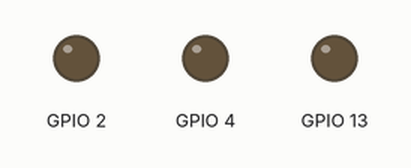
This sketch was run on a simulated ESP32. Shown: output pins drawn as LEDs (lit = HIGH). WiFi joins after 1.5 s; servers stay silent unless stated; what the sketch prints to the serial monitor is not drawn.

Above: at 2.05 s.
Timing chart, 0 to 6.6 s (numbered marks = the images above):
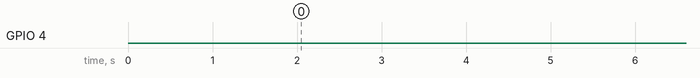

The sketch:

sketch_jul29a.ino
```cpp
#include <WiFi.h>
#include <AsyncTCP.h>
#include <ESPAsyncWebServer.h>

// Replace with your network credentials
const char* ssid = "";
const char* password = "";
int lastRequest = 0;

AsyncWebServer server(8090);

void setup() {
  Serial.begin(115200);
  pinMode(2, OUTPUT);
  pinMode(4, OUTPUT);
  pinMode(13, OUTPUT);

  WiFi.begin(ssid, password);
  while (WiFi.status() != WL_CONNECTED) {
    delay(1000);
    Serial.println("Connecting to WiFi..");
  }

  // Print ESP Local IP Address
  Serial.println(WiFi.localIP());

  server.on("/", HTTP_POST, [](AsyncWebServerRequest *request){
    request->send(200);
    digitalWrite(4, LOW);
    digitalWrite(13, HIGH);
    Serial.println("Green LED ON");
    delay(1000);
    digitalWrite(13, LOW);
    Serial.println("Green LED OFF");
    lastRequest = 0;
  });

  server.begin();
}

void loop() {
  digitalWrite(4, LOW);
  delay(1000);
  lastRequest++;

  if (lastRequest >= 10) {
    digitalWrite(4, HIGH);
    Serial.println("Orange LED ON");
    delay(1000);
    digitalWrite(4, LOW);
    Serial.println("Orange LED OFF");
  }
}
```

Measured:
- by itself, GPIO 4: LOW → HIGH at 12.0 s, → LOW 1.0 s later, → HIGH 1.0 s later, → LOW 1.0 s later, … (118 changes in this stretch)
